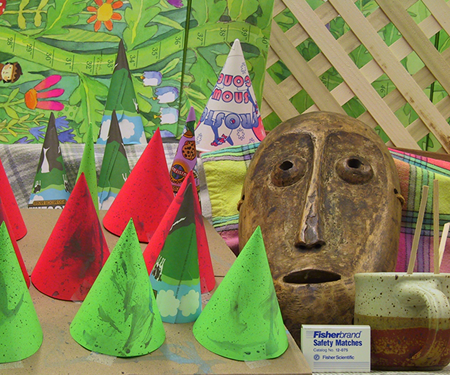
%> input picture 8-dsi-computation-and-stereo-reconstruction/conesLeft.ppm, 450 x 375 px
$ octave script.m   (GNU Octave 9; MATLAB toolbox functions it lacks are replaced by stand-ins)
%> lines starting %> are read from the running program, lines starting %| are printed output that depends on the picture
% Load images
leftGray = rgb2gray(imread('conesLeft.ppm'));
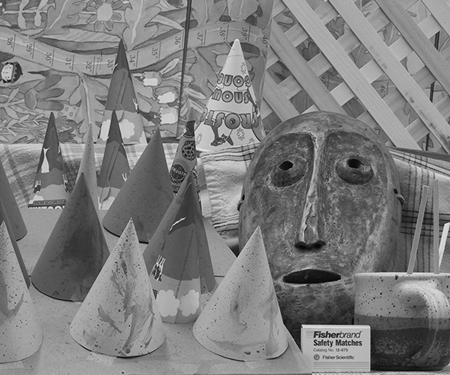
%> leftGray: size 375x450 uint8; min 0, max 235, mean 125.5
rightGray = rgb2gray(imread('conesRight.ppm'));
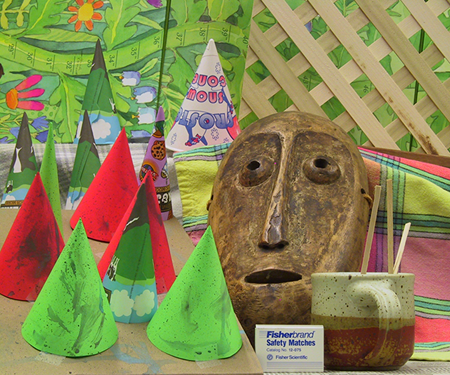
%> input picture 8-dsi-computation-and-stereo-reconstruction/conesRight.ppm, 450 x 375 px
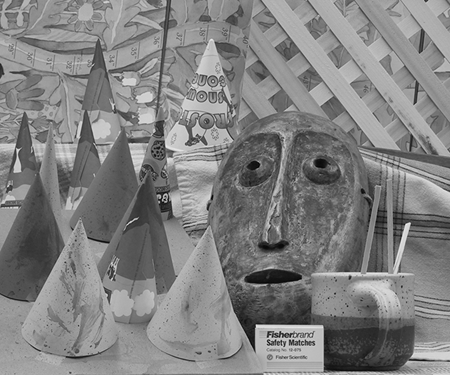
%> rightGray: size 375x450 uint8; min 0, max 244, mean 128.9

% [15 lines of commented-out code are left out]
numRows = size(leftGray, 1);
%> numRows = 375
numColsLeft = size(leftGray, 2);
%> numColsLeft = 450
numColsRight = size(rightGray, 2);
%> numColsRight = 450
nccMatrix = zeros(numRows, numColsRight - 4, numColsLeft - 4);  % Adjust dimensions

% Define patch size
patchSize = 5;

% Preallocate matrices for normalized patches
normalizedLeft = zeros(patchSize^2, numColsLeft - 4);
normalizedRight = zeros(patchSize^2, numColsRight - 4);

% Initialize disparity matrix
maxNumPoints = numColsRight - 6;
%> maxNumPoints = 444
disparityMatrix = zeros(numRows, maxNumPoints);

% Iterate over rows
for y = 3:numRows-2  % Ignore top 2 and bottom 2 rows
    % Calculate mean and normalization factors for left patches
    for i = 3:numColsLeft-2
        leftPatch = extractPatch(leftGray, y, i, patchSize);
        normalizedLeft(:, i-2) = im2col(leftPatch, [patchSize patchSize]);  % Change to 25x1
    end
    meanLeft = mean(normalizedLeft, 2);
    normFactorLeft = sqrt(sum((normalizedLeft - meanLeft).^2));

    % Calculate mean and normalization factors for right patches
    for j = 3:numColsRight-2
        rightPatch = extractPatch(rightGray, y, j, patchSize);
        normalizedRight(:, j-2) = im2col(rightPatch, [patchSize patchSize]);  % Change to 25x1
    end
    meanRight = mean(normalizedRight, 2);
    normFactorRight = sqrt(sum((normalizedRight - meanRight).^2));

    % Normalize patches
    normalizedLeft = (normalizedLeft - meanLeft) ./ normFactorLeft;
    normalizedRight = (normalizedRight - meanRight) ./ normFactorRight;

    % Compute dissimilarities using matrix operations
    DSI = 1 - normalizedLeft' * normalizedRight;

    % Assign the dissimilarities to the nccMatrix
    nccMatrix(y, :, :) = DSI;

    % Set occlusion value
    occlusion = .11;

    % Create the cost matrix and extract the minimum cost path
%> the run ends on the next line
    [C, M, pathP, pathQ] = createCostMatrix(squeeze(nccMatrix(y, :, :)), occlusion);
% [49 lines not run here, left out]
function disparity = computeDisparity(pathP, pathQ)
    % Extract the corresponding pixels from the left and right images along the path
    xl_values = pathQ;  % x-coordinate for the left image
    xr_values = pathP;  % y-coordinate for the left image

    % Initialize the disparity array
    disparity = zeros(size(xl_values));

    % Compute the disparity for each point on the path
    for k = 1:numel(xl_values)
        % Check for equality with the next point
        if k < numel(xl_values) && (xl_values(k) == xl_values(k+1))
            continue;  % Skip recording if consecutive points are equal
        end

        xl = xl_values(k);
        xr = xr_values(k);

        % Compute disparity using the formula Disp = xl - xr
        disparity(k) = xl - xr;
    end

    % Remove unused elements
    disparity = disparity(disparity ~= 0);
end

function [C, M, pathP, pathQ] = createCostMatrix(DSI, occlusion)
    [row, col] = size(DSI);

    % Initialize cost and direction matrices
    C = zeros(row, col);
    M = zeros(row, col);

    % Initialize the first row and column of the cost matrix
    for i = 1:row
        C(i, 1) = i * occlusion;
        M(i, 1) = 2; % Direction 2: Unmatched in left scanline
    end
    for j = 1:col
        C(1, j) = j * occlusion;
        M(1, j) = 3; % Direction 3: Unmatched in right scanline
    end

    % Fill in the cost and direction matrices
    for i = 2:row
        for j = 2:col
            % Calculate costs for three possible moves
            cost1 = C(i-1, j-1) + DSI(i, j);
            cost2 = C(i-1, j) + occlusion;
            cost3 = C(i, j-1) + occlusion;

            % Find the minimum cost
            [minCost, direction] = min([cost1, cost2, cost3]);

            % Update cost and direction matrices
            C(i, j) = minCost;
            M(i, j) = direction;
        end
    end

    % Extract the minimum cost path
    [pathP, pathQ] = extractMinimumCostPath(M);
end

function [pathP, pathQ] = extractMinimumCostPath(M)
    [p, q] = size(M);
    pEnd = p;
    qEnd = q;

    % Initialize arrays to store the path
    pathP = zeros(p*q, 1);
    pathQ = zeros(p*q, 1);
    pathIndex = 1;

    % Starting from the bottom-right corner
    while (pEnd > 0 && qEnd > 0)
        direction = M(pEnd, qEnd);

        % Store the current path
        pathP(pathIndex) = pEnd;
        pathQ(pathIndex) = qEnd;
        pathIndex = pathIndex + 1;

        % Update indices based on the chosen direction
        switch direction
            case 1
                % Matched, move diagonally
                pEnd = pEnd - 1;
                qEnd = qEnd - 1;
            case 2
                % Unmatched in left scanline, move upwards
                pEnd = pEnd - 1;
            case 3
                % Unmatched in right scanline, move leftwards
                qEnd = qEnd - 1;
        end
    end

    % Trim the excess zeros in the arrays
    pathP = pathP(1:pathIndex-1);
    pathQ = pathQ(1:pathIndex-1);
end
